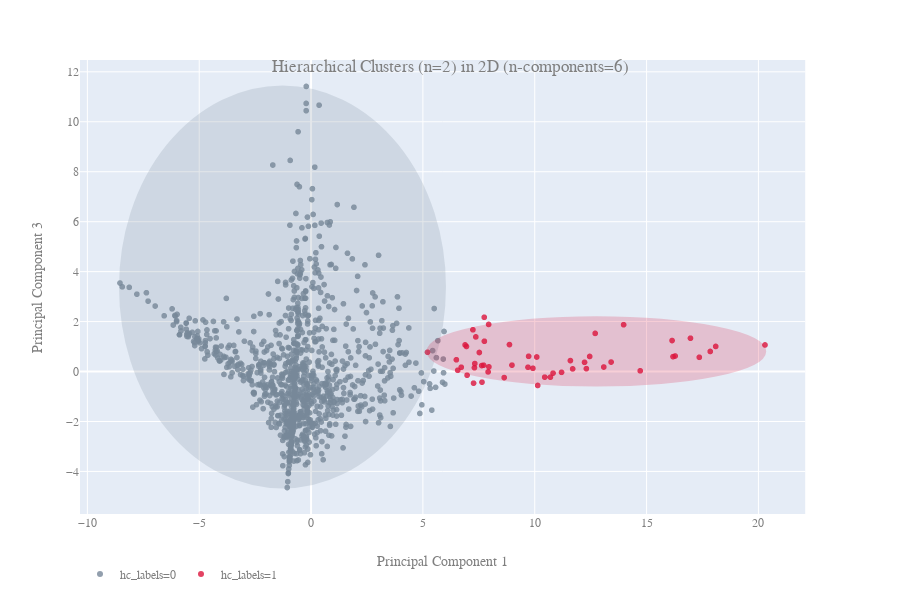

Notebook code for this chart:
### Code cell
color_map = {'0': 'lightslategray', '1': 'crimson'}
fig = px.scatter(plot2_df, x='pc1', y='pc3',
                 color='hc_labels',
                 color_discrete_map=color_map, opacity=0.8)
fig.update_layout(legend_orientation="h")
fig.update_layout(
    shapes=[dict(type="circle",
                 xref="x",
                 yref="y",
                 x0=min(plot2_df.loc[plot2_df['hc_labels'] == '0' ]['pc1']),
                 y0=min(plot2_df.loc[plot2_df['hc_labels'] == '0' ]['pc3']),
                 x1=max(plot2_df.loc[plot2_df['hc_labels'] == '0' ]['pc1']),
                 y1=max(plot2_df.loc[plot2_df['hc_labels'] == '0' ]['pc3']),
                 opacity=0.2,
                 fillcolor="lightslategray",
                 line_color="lightslategray"),
            dict(type="circle",
                 xref="x",
                 yref="y",
                 x0=min(plot2_df.loc[plot2_df['hc_labels'] == '1' ]['pc1']),
                 y0=min(plot2_df.loc[plot2_df['hc_labels'] == '1' ]['pc3']),
                 x1=max(plot2_df.loc[plot2_df['hc_labels'] == '1' ]['pc1']),
                 y1=max(plot2_df.loc[plot2_df['hc_labels'] == '1' ]['pc3']),
                 opacity=0.2,
                 fillcolor="crimson",
                 line_color="crimson")])

fig.update_layout(
    title={'text': 'Hierarchical Clusters (n=2) in 2D (n-components=6)',
           'y':0.9,
           'x':0.5,
           'xanchor': 'center',
           'yanchor': 'top'},
    font=dict(family='Arial',
              size=18,
              color='#7f7f7f'))
fig.update_layout(xaxis_title="Principal Component 1",
                  yaxis_title="Principal Component 3",
                  font=dict(family='Arial',
                            size=12,
                            color='#7f7f7f'))

fig.show()

### Figure 1 — Plotly figure (JSON) as saved in the notebook; plotly's stock layout.template omitted (floating-point values rounded to 4 significant figures; data arrays with more than 128 entries replaced by an {"elided": "..."} marker saying what was removed)
{"data": [{"hoverlabel": {"namelength": 0}, "hovertemplate": "hc_labels=0<br>pc1=%{x}<br>pc3=%{y}", "legendgroup": "hc_labels=0", "marker": {"color": "lightslategray", "opacity": 0.8, "symbol": "circle"}, "mode": "markers", "name": "hc_labels=0", "showlegend": true, "type": "scattergl", "x": {"elided": "1021 float values"}, "xaxis": "x", "y": {"elided": "1021 float values"}, "yaxis": "y"}, {"hoverlabel": {"namelength": 0}, "hovertemplate": "hc_labels=1<br>pc1=%{x}<br>pc3=%{y}", "legendgroup": "hc_labels=1", "marker": {"color": "crimson", "opacity": 0.8, "symbol": "circle"}, "mode": "markers", "name": "hc_labels=1", "showlegend": true, "type": "scattergl", "x": [7.943, 7.241, 7.753, 6.952, 5.21, 17.37, 8.987, 12.46, 7.325, 7.919, 13.42, 12.31, 10.14, 9.733, 7.37, 7.633, 7.647, 6.891, 16.97, 14.72, 10.71, 20.3, 8.639, 7.719, 16.19, 7.27, 6.719, 10.82, 8.876, 11.7, 18.1, 10.09, 7.309, 7.528, 6.561, 16.28, 17.85, 16.15, 7.747, 9.923, 10.45, 12.71, 11.2, 13.98, 9.704, 12.23, 7.956, 13.09, 6.981, 6.501, 11.6], "xaxis": "x", "y": [1.887, 1.672, 1.213, 1.004, 0.7726, 0.5716, 0.2575, 0.6041, 0.3191, -0.01497, 0.3796, 0.1161, -0.5579, 0.6098, 1.387, 0.2397, -0.4251, 1.067, 1.334, 0.02942, -0.2252, 1.064, -0.2419, 0.2535, 0.5962, -0.4651, 0.1724, -0.06357, 1.079, 0.1065, 1.005, 0.5829, 0.1543, 0.7631, 0.05085, 0.6224, 0.8034, 1.242, 2.173, 0.1306, -0.2245, 1.528, -0.03183, 1.874, 0.1717, 0.3687, 0.1864, 0.1812, -0.1472, 0.4712, 0.438], "yaxis": "y"}], "layout": {"font": {"color": "#7f7f7f", "family": "Arial", "size": 12}, "height": 600, "legend": {"orientation": "h", "tracegroupgap": 0}, "margin": {"t": 60}, "shapes": [{"fillcolor": "lightslategray", "line": {"color": "lightslategray"}, "opacity": 0.2, "type": "circle", "x0": -8.542, "x1": 5.986, "xref": "x", "y0": -4.644, "y1": 11.41, "yref": "y"}, {"fillcolor": "crimson", "line": {"color": "crimson"}, "opacity": 0.2, "type": "circle", "x0": 5.21, "x1": 20.3, "xref": "x", "y0": -0.5579, "y1": 2.173, "yref": "y"}], "title": {"text": "Hierarchical Clusters (n=2) in 2D (n-components=6)", "x": 0.5, "xanchor": "center", "y": 0.9, "yanchor": "top"}, "xaxis": {"anchor": "y", "domain": [0, 0.98], "title": {"text": "Principal Component 1"}}, "yaxis": {"anchor": "x", "domain": [0, 1], "title": {"text": "Principal Component 3"}}}}
